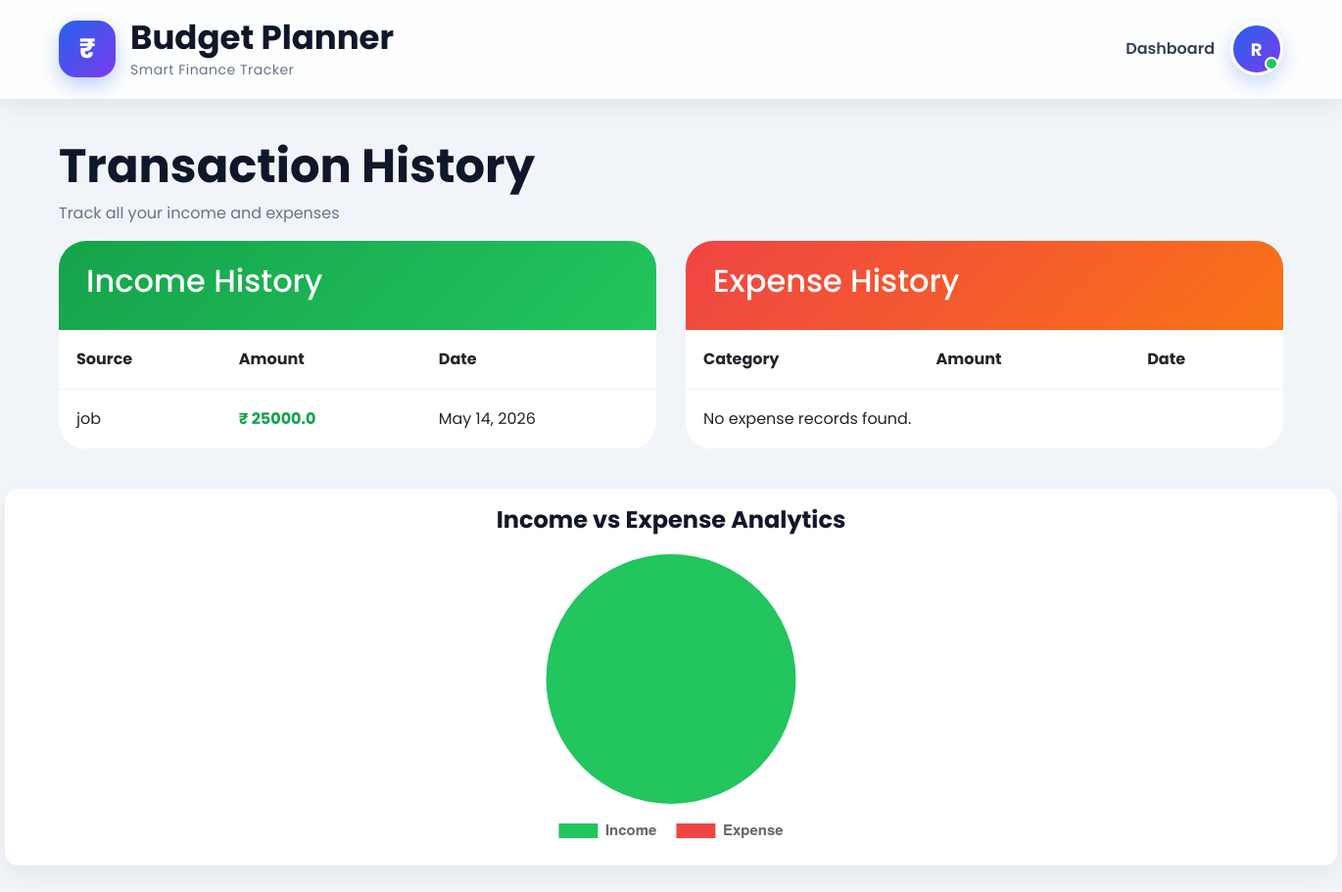
Before: /history/ (signed in) with the older database file.
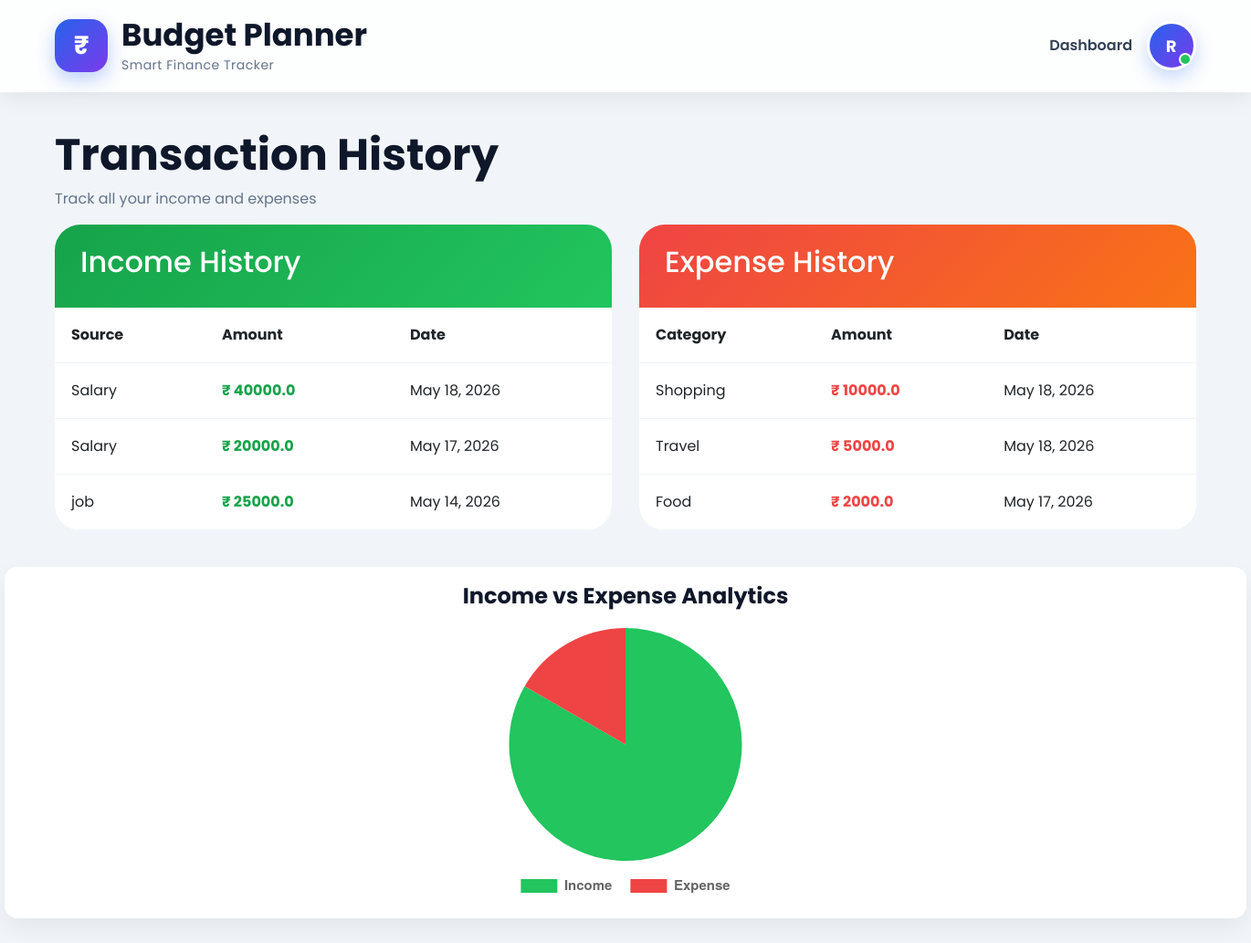
After: the same page with the newer database file.
### planner/models.py (models this page shows, shortened)
class Income(models.Model):
    user = models.ForeignKey(User, on_delete=models.CASCADE)
    source = models.CharField(max_length=100)
    amount = models.FloatField()
    date = models.DateField(auto_now_add=True)

class Expense(models.Model):
    CATEGORY_CHOICES = [
        ('Food', 'Food'),
        ('Shopping', 'Shopping'),
        ('Travel', 'Travel'),
        ('Bills', 'Bills'),
        ('Entertainment', 'Entertainment'),
        ('Healthcare', 'Healthcare'),
        ('Savings', 'Savings'),
    ]
    user = models.ForeignKey(User, on_delete=models.CASCADE)
    category = models.CharField(max_length=50, choices=CATEGORY_CHOICES)
    description = models.TextField()
    amount = models.FloatField()
    date = models.DateField(auto_now_add=True)

### planner/views.py (the view)
@login_required
def history(request):
    incomes = Income.objects.filter(
        user=request.user
    ).order_by('-date')
    expenses = Expense.objects.filter(
        user=request.user
    ).order_by('-date')
    total_income = incomes.aggregate(
        Sum('amount')
    )['amount__sum'] or 0
    total_expense = expenses.aggregate(
        Sum('amount')
    )['amount__sum'] or 0
    context = {
        'incomes': incomes,
        'expenses': expenses,
        'total_income': total_income,
        'total_expense': total_expense,
    }
    return render(
        request,
        'history.html',
        context
    )

### planner/templates/history.html (shortened to what this page needs)
{% extends 'base.html' %} {% block content %}
<div class="history-page">
  <div class="history-header">
    <h1 class="history-title">Transaction History</h1>
    <p class="history-subtitle">Track all your income and expenses</p>
  </div>
  <div class="history-grid">
    <div class="history-card income-history-card">
      <div class="history-card-header income-header">
        <h2>Income History</h2>
      </div>
      <div class="history-table-wrapper">
        <table class="modern-history-table">
          <thead>
            <tr>
              <th>Source</th>
              <th>Amount</th>
              <th>Date</th>
            </tr>
          </thead>
          <tbody>
            {% for income in incomes %}
            <tr>
              <td>{{ income.source }}</td>
              <td class="income-amount">₹ {{ income.amount }}</td>
              <td>{{ income.date }}</td>
            </tr>
            {% empty %}
            <tr>
              <td colspan="3">No income records found.</td>
            </tr>
            {% endfor %}
          </tbody>
        </table>
      </div>
    </div>
    <div class="history-card expense-history-card">
      <div class="history-card-header expense-header">
        <h2>Expense History</h2>
      </div>
      <div class="history-table-wrapper">
        <table class="modern-history-table">
          <thead>
            <tr>
              <th>Category</th>
              <th>Amount</th>
              <th>Date</th>
            </tr>
          </thead>
          <tbody>
            {% for expense in expenses %}
            <tr>
              <td>
                <span class="category-badge"> {{ expense.category }} </span>
              </td>
              <td class="expense-amount">₹ {{ expense.amount }}</td>
              <td>{{ expense.date }}</td>
            </tr>
            {% empty %}
            <tr>
              <td colspan="3">No expense records found.</td>
            </tr>
            {% endfor %}
          </tbody>
        </table>
      </div>
    </div>
  </div>
</div>
<div class="chart-container">
  <div class="chart-card">
    <h2 class="chart-title">Income vs Expense Analytics</h2>
    <canvas id="financeChart"></canvas>
  </div>
</div>
<script>
  const ctx = document.getElementById('financeChart');
  new Chart(ctx, {
      type: 'pie',
      data: {
          labels: [
              'Income',
              'Expense'
          ],
          datasets: [{
              data: [
                  {{ total_income }},
                  {{ total_expense }}
              ],
              backgroundColor: [
                  '#22c55e',
                  '#ef4444'
              ],
              borderWidth: 0
          }]
      },
      options: {
          responsive: true,
          plugins: {
              legend: {
                  position: 'bottom',
                  labels: {
                      padding: 20,
                      font: {
                          size: 15,
                          weight: '600'
                      }
                  }
              }
          }
      }
  });
</script>
{% endblock %}

### planner/templates/base.html (shortened to what this page needs)
{% load static %}
<!doctype html>
<html lang="en">
  <head>
    <link href="{% static 'styles.css' %}" rel="stylesheet" />
    <link
      href="https://cdn.jsdelivr.net/npm/bootstrap@5.3.3/dist/css/bootstrap.min.css"
      rel="stylesheet"
    />
    <link rel="stylesheet" href="{% static 'styles.css' %}" />
  </head>
  <body>
    <nav class="premium-navbar">
      <div class="nav-container">
        <a href="{% url 'home' %}" class="brand-logo">
          <div class="logo-box">₹</div>
          <div class="brand-text">
            <h2>Budget Planner</h2>
            <span> Smart Finance Tracker </span>
          </div>
        </a>
        <div class="nav-right">
          {% if user.is_authenticated %}
          <a href="{% url 'dashboard' %}" class="nav-link-custom">
            Dashboard
          </a>
      <button
    class="modern-profile-btn"
    type="button"
    data-bs-toggle="dropdown"
>
    <div class="profile-avatar-navbar">
        {{ user.username|slice:":1"|upper }}
    </div>
</button>
          </div>
          {% else %}
          <a href="{% url 'login' %}" class="nav-btn login-btn-nav"> Login </a>
          <a href="{% url 'register' %}" class="nav-btn register-btn-nav">
            Register
          </a>
          {% endif %}
        </div>
    </nav>
    {% block content %} {% endblock %}
  </body>
</html>

### planner/static/styles.css (style rules this page uses)
* { margin: 0; padding: 0; box-sizing: border-box; }
body { font-family: "Poppins", sans-serif; min-height: 100vh; background: #f1f5f9; overflow-x: hidden; }
.premium-navbar { width: 100%; position: sticky; top: 0; z-index: 1000; background: rgba(255, 255, 255, 0.85); backdrop-filter: blur(100px); padding: 18px 60px; box-shadow: 0 4px 25px rgba(0, 0, 0, 0.08); }
.nav-container { display: flex; align-items: center; justify-content: space-between; }
.brand-logo { display: flex; align-items: center; gap: 15px; text-decoration: none; }
.logo-box { width: 58px; height: 58px; border-radius: 18px; background: linear-gradient(135deg, #2563eb, #7c3aed); display: flex; align-items: center; justify-content: center; color: white; font-size: 28px; font-weight: 700; box-shadow: 0 8px 20px rgba(37, 99, 235, 0.3); transition: 0.3s; }
.brand-text h2 { margin: 0; font-size: 34px; font-weight: 700; color: #0f172a; }
.brand-text span { font-size: 14px; color: #64748b; letter-spacing: 0.5px; }
.nav-right { display: flex; align-items: center; gap: 16px; }
.nav-link-custom { text-decoration: none; font-weight: 600; color: #334155; position: relative; transition: 0.3s; }
.nav-link-custom::after { content: ""; position: absolute; left: 0; bottom: -6px; width: 0; height: 3px; background: #2563eb; border-radius: 10px; transition: 0.3s; }
.modern-profile-btn { border: none; background: none; padding: 0; }
.profile-avatar-navbar { width: 54px; height: 54px; border-radius: 50%; background: linear-gradient(135deg, #2563eb, #7c3aed); display: flex; justify-content: center; align-items: center; color: white; font-size: 18px; font-weight: 700; letter-spacing: 1px; position: relative; cursor: pointer; transition: 0.3s; box-shadow: 0 8px 20px rgba(37, 99, 235, 0.25); border: 3px solid white; }
.profile-avatar-navbar::after { content: ""; position: absolute; bottom: 2px; right: 2px; width: 14px; height: 14px; border-radius: 50%; background: #22c55e; border: 2px solid white; }
.history-page { padding: 40px 60px; }
.history-title { font-size: 48px; font-weight: 700; color: #0f172a; }
.history-subtitle { color: #64748b; margin-top: 8px; }
.history-grid { display: grid; grid-template-columns: 1fr 1fr; gap: 30px; }
.history-card { background: white; border-radius: 28px; overflow: hidden; }
.history-card-header { padding: 22px 28px; color: white; }
.income-header { background: linear-gradient(135deg, #16a34a, #22c55e); }
.expense-header { background: linear-gradient(135deg, #ef4444, #f97316); }
.modern-history-table { width: 100%; border-collapse: collapse; }
.modern-history-table th, .modern-history-table td { padding: 18px; border-bottom: 1px solid #f1f5f9; }
.income-amount { color: #16a34a; font-weight: 700; }
.expense-amount { color: #ef4444; font-weight: 700; }
.chart-container { margin-bottom: 35px; }
.chart-card { width: 170vh; margin: auto; background: white; padding: 18px; border-radius: 14px; box-shadow: 0 10px 25px rgba(0,0,0,0.06); text-align: center; }
.chart-title { font-size: 24px; font-weight: 700; color: #0f172a; margin-bottom: 20px; }
#financeChart { width: 300px ; height: 300px ; margin: auto; }

Changed rows visible on the page:
added Income: source "Salary", amount "40000.0", date "May 18, 2026"
added Income: source "Salary", amount "20000.0", date "May 17, 2026"
added Expense: category "Shopping", amount "10000.0", date "May 18, 2026"
added Expense: category "Travel", amount "5000.0", date "May 18, 2026"
added Expense: category "Food", amount "2000.0", date "May 17, 2026"
Other visible differences:
chart data {{ total_income }}: 25000.0 → 85000.0
chart data {{ total_expense }}: 0 → 17000.0
text no longer shown: "No expense records found."
